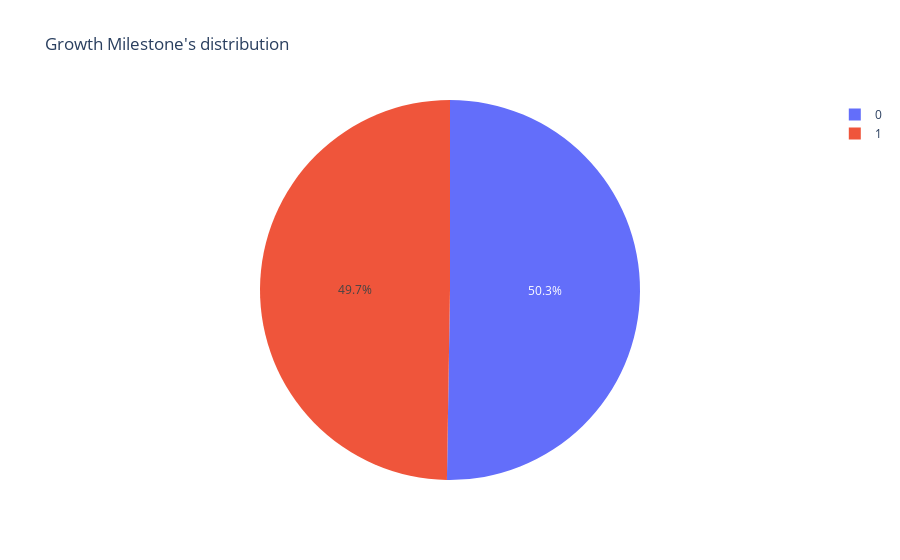

Notebook source saved alongside this figure:
### Code cell
dr=df["Growth_Milestone"].value_counts().reset_index()
dr.columns=["Growth_Milestone","count"]

fig=px.pie(dr,names="Growth_Milestone",values="count",title="Growth Milestone's distribution")
fig.show()

### Figure 1 — Plotly figure (JSON) as saved in the notebook; plotly's stock layout.template omitted (floating-point values rounded to 4 significant figures)
{"data": [{"domain": {"x": [0, 1], "y": [0, 1]}, "hovertemplate": "Growth_Milestone=%{label}<br>count=%{value}<extra></extra>", "labels": [0, 1], "legendgroup": "", "name": "", "showlegend": true, "type": "pie", "values": [97, 96]}], "layout": {"legend": {"tracegroupgap": 0}, "title": {"text": "Growth Milestone's distribution"}}}
